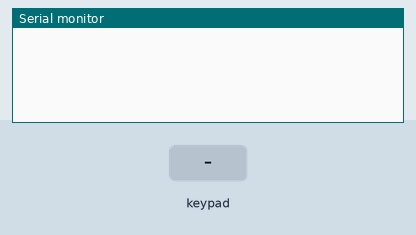
This sketch was run on a simulated Arduino Uno, built with avr-gcc and run on an emulated ATmega328P. Parts: the last lines printed to the serial monitor. Inputs (shaded band) come from the test bench.

Above: at 1.2 s.
1.3 s: key '1' pressed
At 2.4 s:
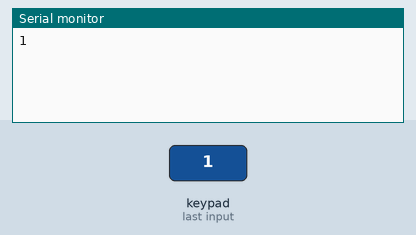
2.8 s: keypad keys 9 8 7 6 # pressed 0.4 s apart
At 5.8 s:
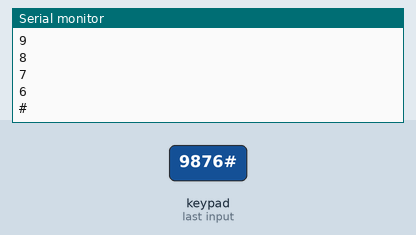
6.3 s: key 'A' pressed
At 7.5 s:
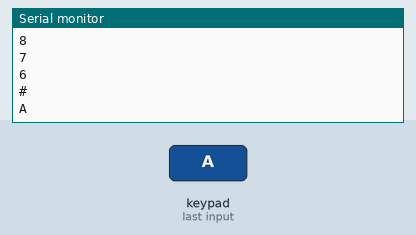
7.8 s: keypad keys 9 8 7 6 * pressed 0.4 s apart
At 9.8 s:
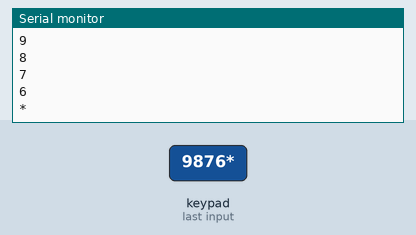
11.3 s: key 'B' pressed
At 12.4 s:
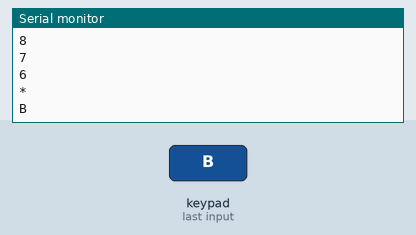
12.8 s: keypad keys 9 8 7 6 D pressed 0.4 s apart
At 15.9 s:
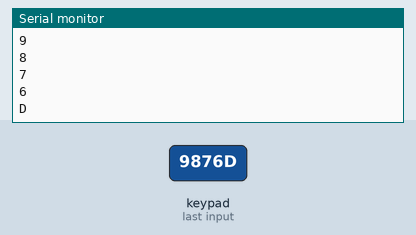
Timing chart, 0 to 17.3 s (numbered marks = the images above; inputs shaded):
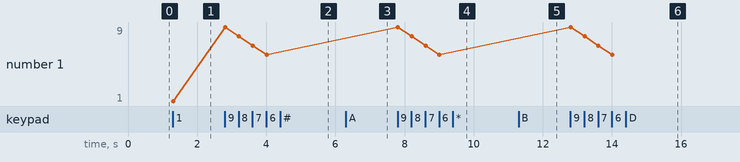

Measured:
- after the input at 1.3 s, the serial monitor: prints a new line at once (image 1)
- after the input at 2.8 s, the serial monitor: prints a new line at once (image 2)
- after the input at 6.3 s, the serial monitor: prints a new line at once (image 3)
- after the input at 7.8 s, the serial monitor: prints a new line at once (image 4)
- after the input at 11.3 s, the serial monitor: prints a new line at once (image 5)
- after the input at 12.8 s, the serial monitor: prints a new line at once (image 6)
- plotted number 1: 1 → 6 after the input at 2.8 s

The sketch:

atividade4.ino
```cpp
/* =====================================================================
   Aula de Robótica — Sketch da ATIVIDADE 4 (jogo da cobrinha)
   ---------------------------------------------------------------------
   Controle: TECLADO MATRICIAL 4x4. O Arduino só LÊ a tecla apertada e
   ENVIA pela Serial. O jogo roda no NAVEGADOR (página atividade4.html).

   Mapeamento no jogo:
       2 = cima      8 = baixo     4 = esquerda    6 = direita
       A = novo jogo   B = pausa    C = + devagar   D = + rápido
       (*, #, e os números 1,3,5,7,9,0 ficam livres p/ você inventar)

   >>> PRECISA DA BIBLIOTECA "Keypad" <<<
   Na Arduino IDE: Ferramentas -> Gerenciar Bibliotecas -> procure "Keypad"
   (de Mark Stanley / Alexander Brevig) -> Instalar. (Só uma vez.)

   PINAGEM: os 8 pinos do teclado, da ESQUERDA para a DIREITA, vão nos
   pinos do Arduino 9, 8, 7, 6, 5, 4, 3, 2 (nessa ordem). Sem resistores
   (a biblioteca usa os resistores internos do Arduino).
   ===================================================================== */

#include <Keypad.h>

const byte LINHAS = 4;
const byte COLUNAS = 4;

// O que está escrito em cada tecla do teclado 4x4
char teclas[LINHAS][COLUNAS] = {
  {'1', '2', '3', 'A'},
  {'4', '5', '6', 'B'},
  {'7', '8', '9', 'C'},
  {'*', '0', '#', 'D'}
};

byte pinosLinha[LINHAS]    = {9, 8, 7, 6};   // os 4 primeiros pinos do teclado
byte pinosColuna[COLUNAS]  = {5, 4, 3, 2};   // os 4 últimos pinos do teclado

Keypad teclado = Keypad(makeKeymap(teclas), pinosLinha, pinosColuna, LINHAS, COLUNAS);

void setup() {
  Serial.begin(9600);
}

void loop() {
  char t = teclado.getKey();   // devolve a tecla apertada (ou nada)
  if (t) {
    Serial.println(t);         // envia a tecla para o navegador
  }
}
```
